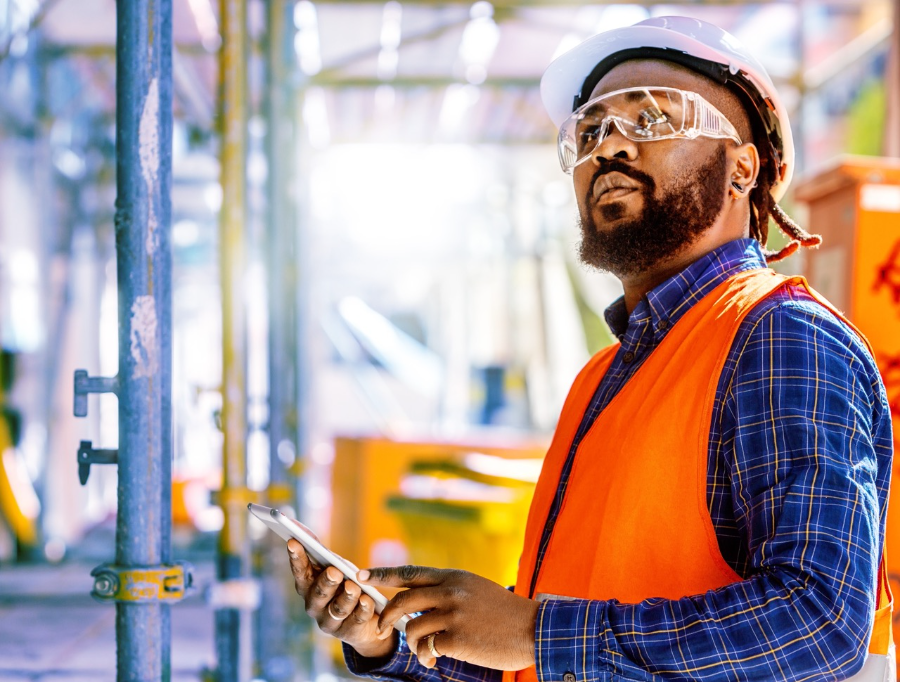
#> input picture images/FaceDetection2.png, 900 x 682 px; its folder holds 5 pictures in this run
$ jupyter execute --allow-errors 01_getting-started.ipynb   (shell and % lines are left out)
#> lines starting #> are read from the running program, lines starting #| are printed output that depends on the picture
### notebooks/config.py
import multiprocessing as mp

############ Common ############
NO_OF_PROCESSORS = mp.cpu_count()
COMPARTMENT_ID = "ocid1.compartment.oc1..aaaaaaaanjtbllhqxcg67dq7em3vto2mvsbc6pbgk4pw6cx37afzk3tngmoa"
NAMESPACE = "orasejapan"

############ 01. Getting Started ############
BUCKET_NAME = "ai-bbs-vision"
PRETRAINED_MODEL_TEST_IMAGE_PATH = "../images"

############ 02. Custom Model ############
LEMON_TRAINING_DATA_BUCKET_NAME = "lemon-training-data-bucket"
DATASET_PREFIX = ["bad_quality", "empty_background", "good_quality"]
LEMON_DATASET_DIRECTORY_PATH = "./lemon_dataset"
LABEL_MAP = {"bad_quality/": "bad_quality", "empty_background/": "empty_background", "good_quality/": "good_quality"}

### notebooks/01_getting-started.ipynb
# 01. Getting Started OCI Vision

Python SDK を用いて、OCI Vision の基本機能を確認するデモです。

### Prepare

[cell 1]

import os
import glob
import base64
import matplotlib.pyplot as plt
import matplotlib.image as mpimg

[cell 2]
dir_path = '../images/'
image_list = glob.glob(os.path.join(dir_path, "*.png"))

plt.figure(figsize=(10, 8)).subplots_adjust(hspace=0.5)
for i, d in enumerate(image_list):
    plt.subplot(3, 2, i+1)
    plt.title(os.path.split(d)[1])
    plt.imshow(mpimg.imread(d),cmap="gray")
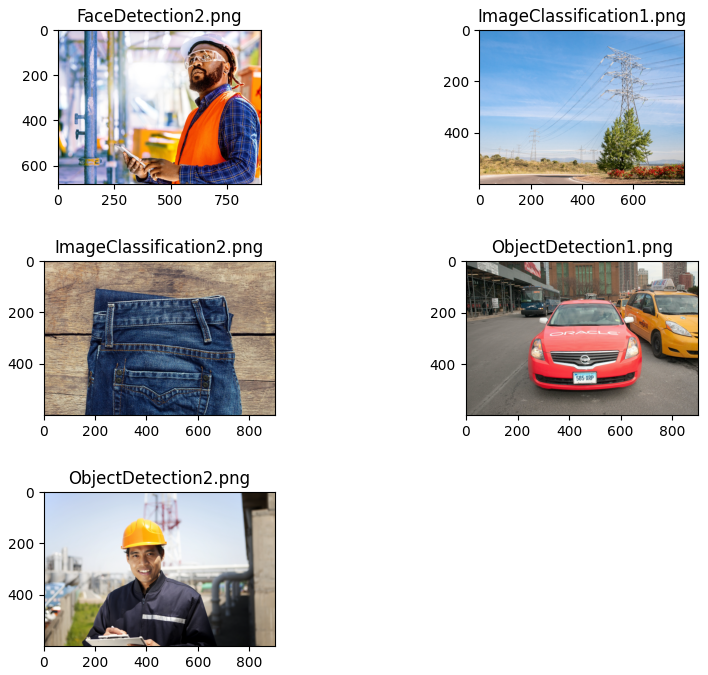
#> figure drawn by matplotlib, 5 panels
#> `NO_OF_PROCESSORS = mp.cpu_count()`: NO_OF_PROCESSORS = 2
